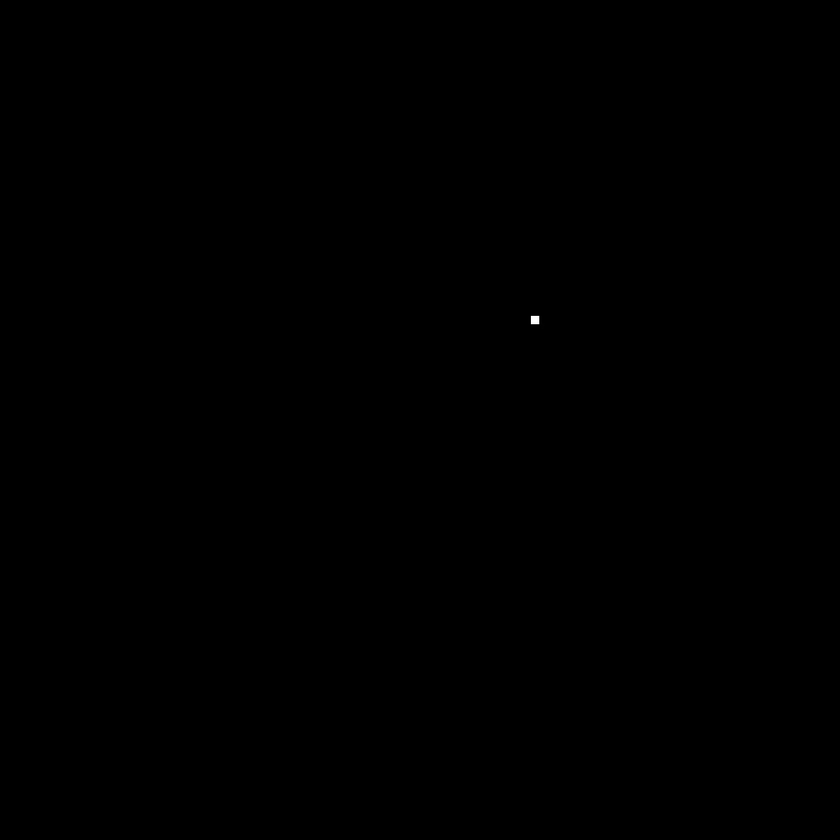
#> input picture code/01/tensors/square.png, 840 x 840 px, shrunk from 1000 x 1000 before the run
$ python tensor_detection.py
#> lines starting #> are read from the running program, lines starting #| are printed output that depends on the picture
from PIL import Image
import numpy
from matplotlib import pyplot

KX_SIZE = 10
KY_SIZE = 10
DETECTION_THRESHOLD = 3

if __name__ == '__main__':
    picture = Image.open('square.png')
#> picture is the input picture: PIL image 840x840 RGB; min 0, max 255, mean 0
    image = numpy.array(picture)

    x_size, y_size, n_channels = image.shape
#> x_size = 840; y_size = 840; n_channels = 3
    r_image = numpy.array(image[:,:,0])
    r_kernel = numpy.ones((KX_SIZE, KY_SIZE))

    tensor_product = numpy.tensordot(r_kernel, r_image, axes = 0)

    distance_matrix = numpy.sum(tensor_product, axis=(0,1))
    distance_matrix /= KX_SIZE * KY_SIZE
#> distance_matrix: shape (840, 840) float64; min 0, max 255, mean 0

    distance_matrix = numpy.array([distance_matrix, distance_matrix, distance_matrix])
    distance_matrix = numpy.transpose(distance_matrix, axes=(1, 2, 0))
#> distance_matrix: shape (840, 840, 3) float64
    print(distance_matrix.shape)
#| (840, 840, 3)

    x_centers, y_centers = numpy.where(distance_matrix[:, :, 0] > DETECTION_THRESHOLD)
#> x_centers = 102 values from 315 to 324; y_centers = 102 values, max 541 at index 80, min 530 at index 0, mean 534.6

    picture = Image.fromarray(distance_matrix.astype('uint8'), 'RGB')
    picture.save('tensor_product.png')

    for x_pixel in range (x_size):
        for y_pixel in range(y_size):
                if x_pixel in x_centers or y_pixel in y_centers:
                     distance_matrix[x_pixel][y_pixel][0] = 255
                     distance_matrix[x_pixel][y_pixel][1] = 0
                     distance_matrix[x_pixel][y_pixel][2] = 0
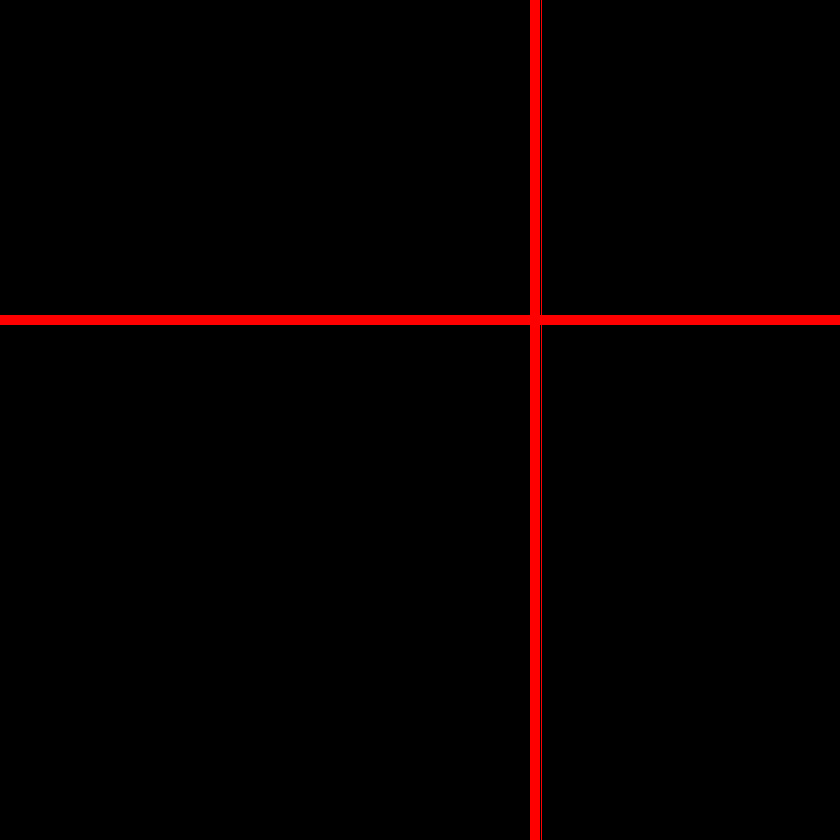
#> distance_matrix: shape (840, 840, 3) float64; mean of channels 0, 1, 2 6.3, 0, 0; drawn as R, G, B

    picture = Image.fromarray(distance_matrix.astype('uint8'), 'RGB')
    picture.save('detected_tensor.png')
